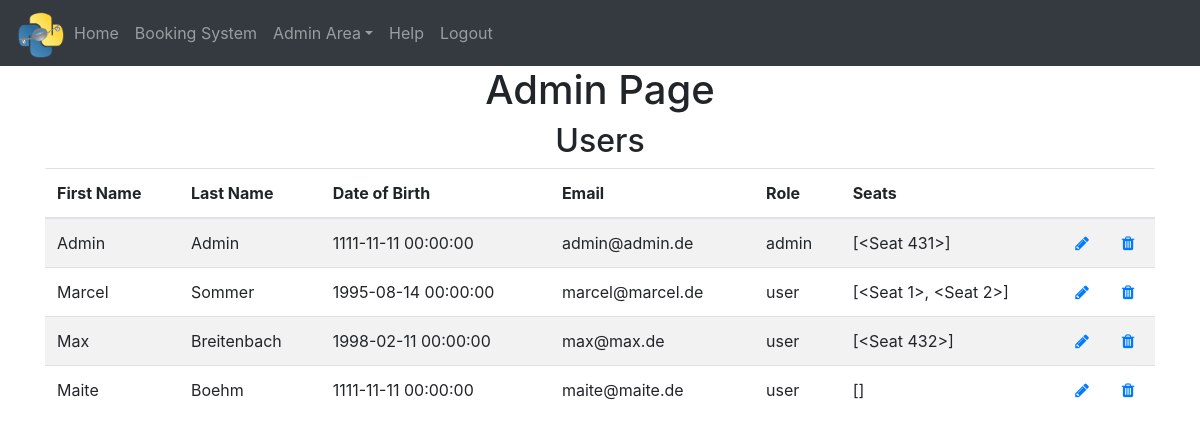
Page /admin-area/user (signed in) on the earlier database version.
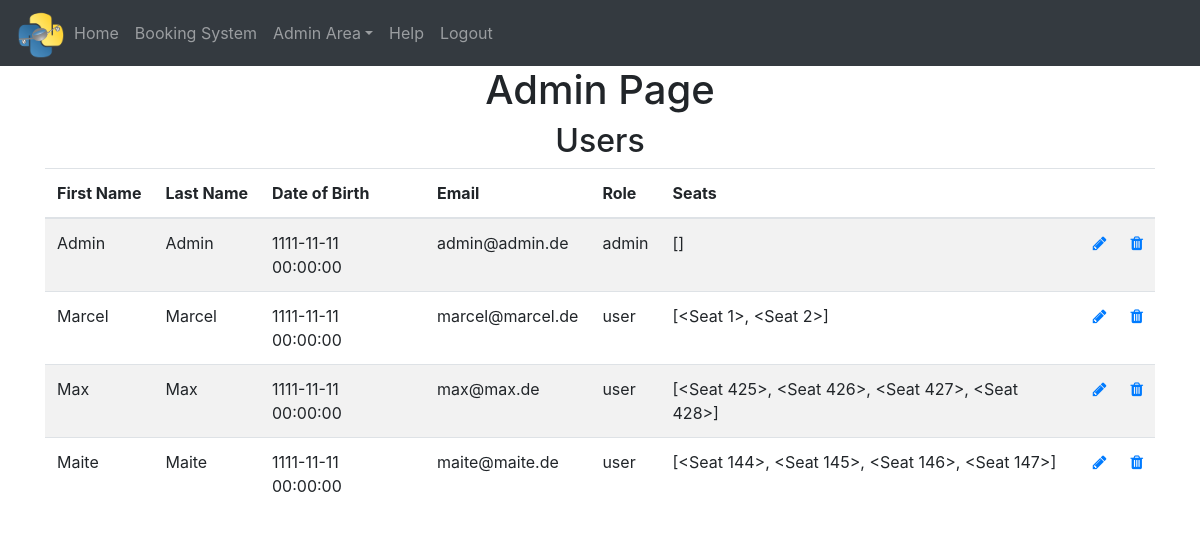
Same page on the later database version.
### website/models.py (models this page shows)
class User(db.Model, UserMixin):
    id = db.Column(db.Integer, primary_key=True)
    email = db.Column(db.String(150), unique=True)
    password = db.Column(db.String(150))
    first_name = db.Column(db.String(150))
    last_name = db.Column(db.String(150))
    birth_date = db.Column(db.DateTime)
    role = db.Column(db.String(10))
    seats = db.relationship('Seat')

### website/admin.py (the view)
@admins.route('/user', methods=['GET', 'POST'])
@login_required
def admin_user():
    admin = admin_user_checker(current_user)
    if admin:
        users = User.query.all()
        return render_template('admin_user.html', user=current_user, users=users)

### website/__init__.py (called while the page is built)
def create_app():
    from .views import views
    from .auth import auth
    from .admin import admins
    from .models import User, Seat
    app = Flask(__name__)
    app.config['SECRET_KEY'] = 'secret'
    app.config['SQLALCHEMY_DATABASE_URI'] = f'sqlite:///{DB_NAME}'
    app.config['FLASK_ADMIN_SWATCH'] = 'cerulean'
    app.register_blueprint(views, url_prefix='/')
    app.register_blueprint(auth, url_prefix='/')
    app.register_blueprint(admins, url_prefix='/admin-area')
    db.init_app(app)
    create_database(app)
    login_manager = LoginManager()
    login_manager.login_view = 'auth.login'
    login_manager.init_app(app)
    @login_manager.user_loader
    def load_user(id):
        return User.query.get(int(id))
    return app

### website/python_scripts.py (called while the page is built)
def admin_user_checker(current_user):
    if current_user.role == 'admin':
        return True
    else:
        flash('You need do be an Admin to access!!', category='error')
        return False

### website/templates/admin_user.html
{% extends "base.html" %} {% block title %}Admin{% endblock %}
{% block content%}
<h1 align="center">Admin Page</h1>
<h2 align="center">Users</h2>
<table class="table table-striped" id="users">
    <thead>
        <tr>
        <th scope="col">First Name</th>
        <th scope="col">Last Name</th>
        <th scope="col">Date of Birth</th>
        <th scope="col">Email</th>
        <th scope="col">Role</th>
        <th scope="col">Seats</th>
        <th scope="col"></th>
        <th scope="col"></th>
        </tr>
    </thead>
    <tbody>
        {% for user in users %}
        <tr>
        <td>{{user.first_name}}</td>
        <td>{{user.last_name}} </td>
        <td>{{user.birth_date}}</td>
        <td>{{user.email}}</td>
        <td>{{user.role}}</td>
        <td>{{user.seats}}</td>
        <td><a class="icon" href="{{url_for('admins.update_user', id=user.id)}}" >
            <span class="fa fa-pencil glyphicon glyphicon-pencil"></span></a></td>
        <td><a class="icon" href="{{url_for('admins.delete_user', id=user.id)}}">
            <span class="fa fa-trash glyphicon glyphicon-trash"></span>
        </a></td>
        </tr>
        {% endfor %}
    </tbody>
</table>
{% endblock %}

### website/templates/base.html (shortened to what this page needs)
<!DOCTYPE html>
<html>
  <head>
    <link
      rel="stylesheet"
      href="https://cdn.jsdelivr.net/npm/bootstrap@4.0.0/dist/css/bootstrap.min.css"
/>
    <link
      rel="stylesheet"
      href="https://stackpath.bootstrapcdn.com/font-awesome/4.7.0/css/font-awesome.min.css"
/>
  </head>
  <body>
    <nav class="navbar navbar-expand-lg navbar-dark bg-dark">
      <img src="{{url_for('static',filename='img/SoaP_Logo1.svg')}}"  width="50" height="50">
      <div class="collapse navbar-collapse" id="navbar">
        <div class="navbar-nav" role="tablist">
          {% if user.is_authenticated %}
          <a class="nav-item nav-link" id="home" href="/">Home</a>
          <a class="nav-item nav-link" id="bookingsystem" href="/bookingsystem">Booking System</a>
            {% if current_user.role == 'admin' %}
            <a class="nav-item dropdown">
              <a class="nav-link dropdown-toggle" data-toggle="dropdown" id="admin-area">Admin Area</a>
            </a>
            {% endif %}
          <a class="nav-item nav-link" id="help" href="/help">Help</a>
          <a class="nav-item nav-link" id="logout" href="/logout">Logout</a>
          {% else %}
          <a class="nav-item nav-link" id="login" href="/login">Login</a>
          <a class="nav-item nav-link" id="signUp" href="/sign-up">Sign Up</a>
          {% endif %}
        </div>
      </div>
    </nav>
    <div class="container">{% block content %} {% endblock %}</div>
  </body>
</html>

Differences in the rows shown:
changed User "Admin": seats "[<Seat 431>]" → "[]"
changed User "Marcel": last_name "Sommer" → "Marcel"; birth_date "1995-08-14 00:00:00" → "1111-11-11 00:00:00"
changed User "Max": last_name "Breitenbach" → "Max"; birth_date "1998-02-11 00:00:00" → "1111-11-11 00:00:00"; seats "[<Seat 432>]" → "[<Seat 425>, <Seat 426>, <Seat 427>, <Seat 428>]"
changed User "Maite": last_name "Boehm" → "Maite"; seats "[]" → "[<Seat 144>, <Seat 145>, <Seat 146>, <Seat 147>]"
